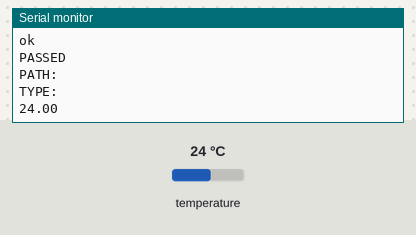
Bench run of a sketch on a simulated ESP8266 (NodeMCU). On the bench: the last lines printed to the serial monitor. The test bench sets the inputs (shaded band); at power-on: temperature 24 °C. WiFi joins after 1.5 s; servers stay silent unless stated.

Above: at 2.7 s.
2.8 s: temperature set to 12 °C
At 4.3 s:
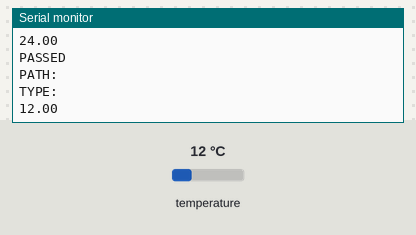
4.8 s: temperature set to 19 °C
At 5.9 s:
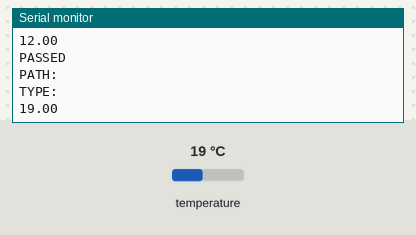
Timing chart, 0 to 7.8 s (numbered marks = the images above; inputs shaded):
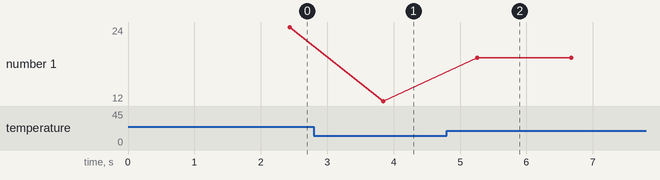

Measured:
- after the input at 2.8 s, the serial monitor: prints a new line after 1.0 s (image 1)
- after the input at 4.8 s, the serial monitor: prints a new line after 0.46 s (image 2)
- plotted number 1: 24 → 12 after the input at 2.8 s, 12 → 19 after the input at 4.8 s

The sketch:

codigoEsp.ino
```cpp
#include <Arduino.h>
#include <DallasTemperature.h>
#include <ESP8266WiFi.h>
#include <Firebase_ESP_Client.h>
#include <OneWire.h>

// Provide the token generation process info.
#include "addons/TokenHelper.h"
// Provide the RTDB payload printing info and other helper functions.
#include "addons/RTDBHelper.h"

// Insert your network credentials
#define WIFI_SSID ""      // Adicionar o nome da rede
#define WIFI_PASSWORD ""  // Adicionar a senha da rede

// Insert Firebase project API Key
#define API_KEY "AIzaSyA2mTxwMKCvXAsxaHDawDhlf-_4oFBPdZs"

// Insert RTDB URLefine the RTDB URL */
#define DATABASE_URL "fisica-calor-especifico-2024-default-rtdb.asia-southeast1.firebasedatabase.app"

// Define Firebase Data object
FirebaseData fbdo;

FirebaseAuth auth;
FirebaseConfig config;

unsigned long sendDataPrevMillis = 0;
int count = 0;
bool signupOK = false;  // since we are doing an anonymous sign in

OneWire barramento(D4);
DallasTemperature sensors(&barramento);

void setup() {
    Serial.begin(115200);
    WiFi.begin(WIFI_SSID, WIFI_PASSWORD);
    Serial.print("Connecting to Wi-Fi");
    while (WiFi.status() != WL_CONNECTED) {
        Serial.print(".");
        delay(300);
    }
    Serial.println();
    Serial.print("Connected with IP: ");
    Serial.println(WiFi.localIP());
    Serial.println();

    /* Assign the api key (required) */
    config.api_key = API_KEY;

    /* Assign the RTDB URL (required) */
    config.database_url = DATABASE_URL;

    /* Sign up */
    if (Firebase.signUp(&config, &auth, "", "")) {
        Serial.println("ok");
        signupOK = true;
    } else {
        Serial.printf("%s\n", config.signer.signupError.message.c_str());
    }

    /* Assign the callback function for the long running token generation task */
    config.token_status_callback = tokenStatusCallback;  // see addons/TokenHelper.h

    Firebase.begin(&config, &auth);
    Firebase.reconnectWiFi(true);

    // Inicializa o sensor DS18B20
    sensors.begin();
}

void loop() {
    if (Firebase.ready() && signupOK && (millis() - sendDataPrevMillis > 1000 || sendDataPrevMillis == 0)) {
        sendDataPrevMillis = millis();

        sensors.requestTemperatures();                   // Solicita a leitura do sensor
        float temperature = sensors.getTempCByIndex(0);  // Lê a temperatura
        // Write an Int number on the database path test/int
        if (Firebase.RTDB.setFloat(&fbdo, "temperatura", temperature)) {
            Serial.println("PASSED");
            Serial.println("PATH: " + fbdo.dataPath());
            Serial.println("TYPE: " + fbdo.dataType());
            Serial.println(temperature);  // Imprime a temperatura no monitor serial
        } else {
            Serial.println("FAILED");
            Serial.println("REASON: " + fbdo.errorReason());
        }
    }

    delay(500);  // Aguarda 1 segundo antes de ler novamente
}
```
